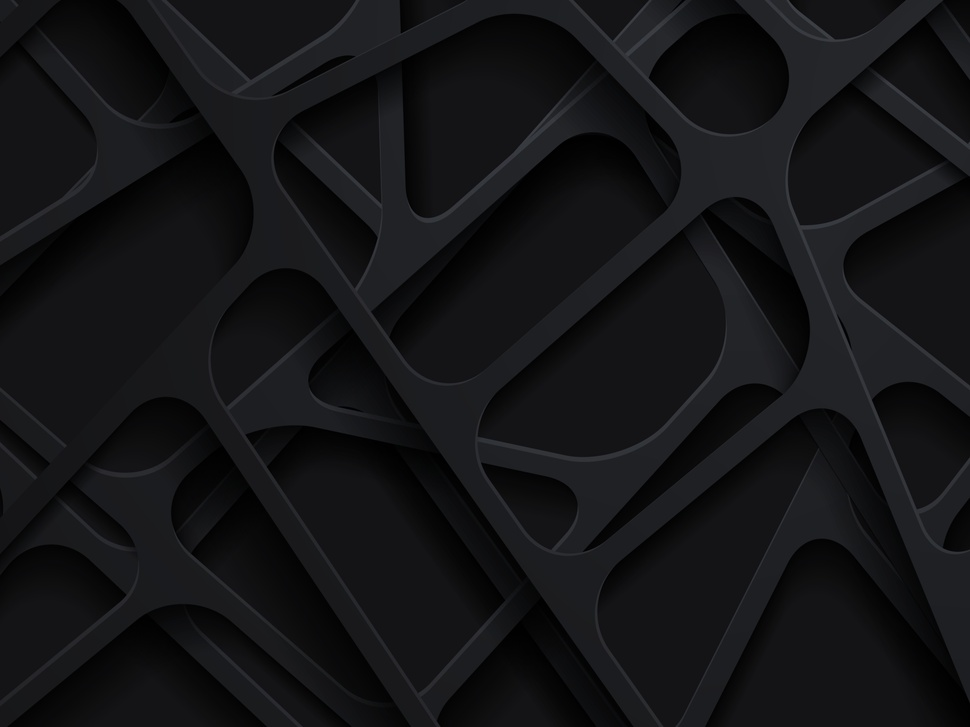
#> input picture codes/images/dark.jpg, 970 x 727 px, shrunk from 2048 x 1536 before the run
$ python dark_bright.py
#> lines starting #> are read from the running program, lines starting #| are printed output that depends on the picture
import cv2
from matplotlib import pyplot as plt

# load bright and dark images
img1 = cv2.imread('./images/dark.jpg', cv2.IMREAD_GRAYSCALE)
#> img1: shape (727, 970); min 0, max 68, mean 20.4
img2 = cv2.imread('./images/bright.jpeg', cv2.IMREAD_GRAYSCALE)
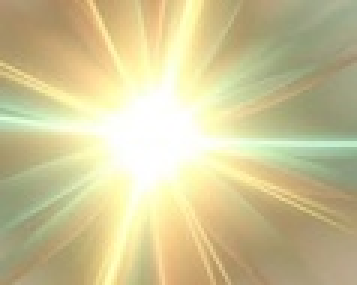
#> input picture codes/images/bright.jpeg, 119 x 95 px, shrunk from 252 x 200 before the run (shown 3 times larger)
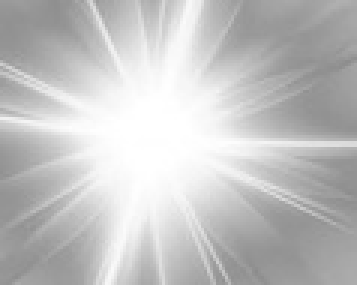
#> img2: shape (95, 119) (shown 3 times larger); min 139, max 255, mean 194

# create a figure for the subplots
fig, axs = plt.subplots(2, 2, figsize=(10, 10))

# show first image
axs[0, 0].imshow(img1, cmap='gray')
axs[0, 0].set_title('Image 1')

# show histogram of first image
axs[1, 0].hist(img1.ravel(), 256, [0, 256])
axs[1, 0].set_title('Histogram of Image 1')

# show second image
axs[0, 1].imshow(img2, cmap='gray')
axs[0, 1].set_title('Image 2')

# show histogram of second image
axs[1, 1].hist(img2.ravel(), 256, [0, 256])
axs[1, 1].set_title('Histogram of Image 2')

# space ajusts
plt.subplots_adjust(left=0.1, right=0.9, bottom=0.1, top=0.9, wspace=0.4, hspace=0.4)

plt.show()
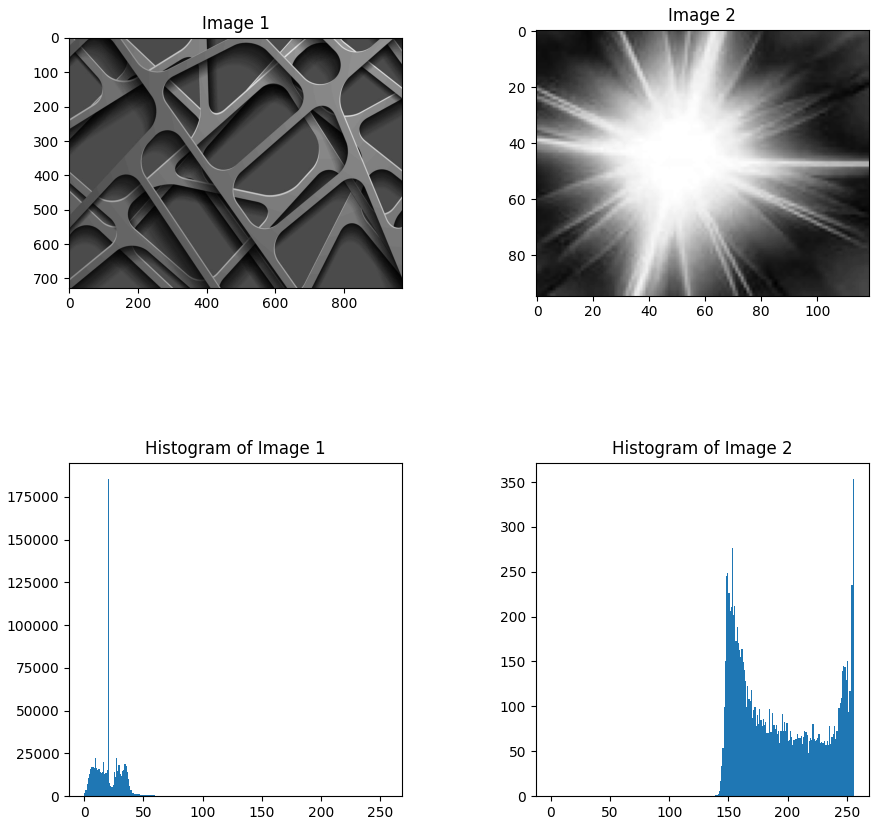
#> figure drawn by matplotlib, 4 panels; panel 3: tallest bar 185752 high, from x = 20 to 21; panel 4: tallest bar 354 high, from x = 255 to 256
